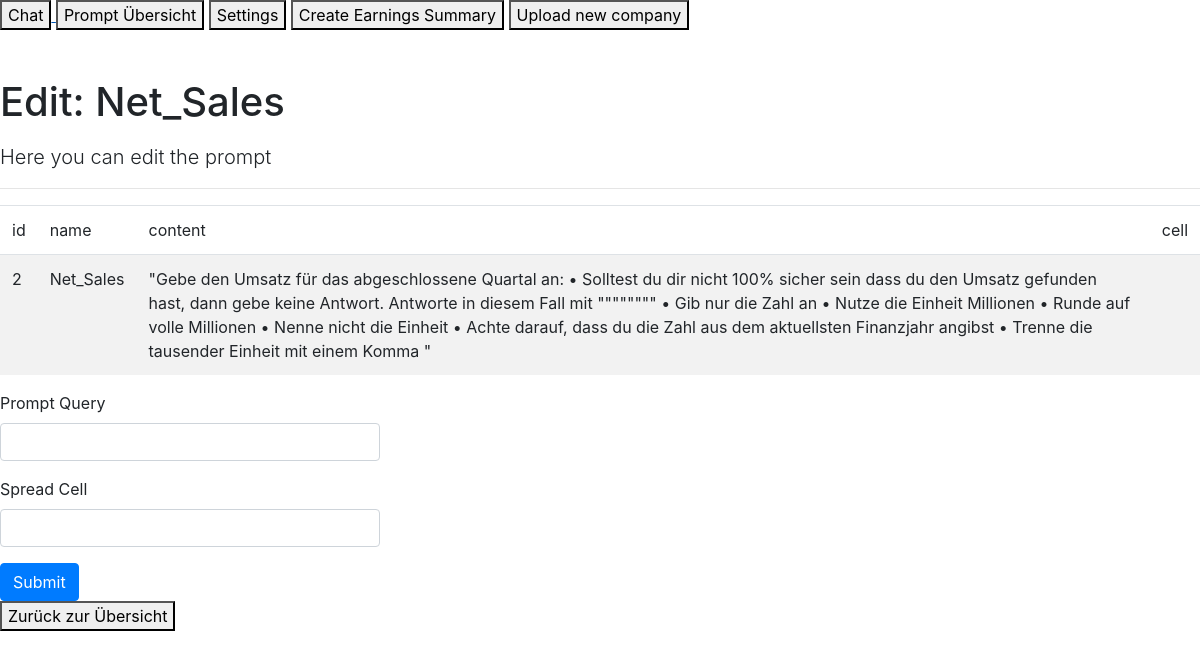
Before: /edit/2 with the older database file.
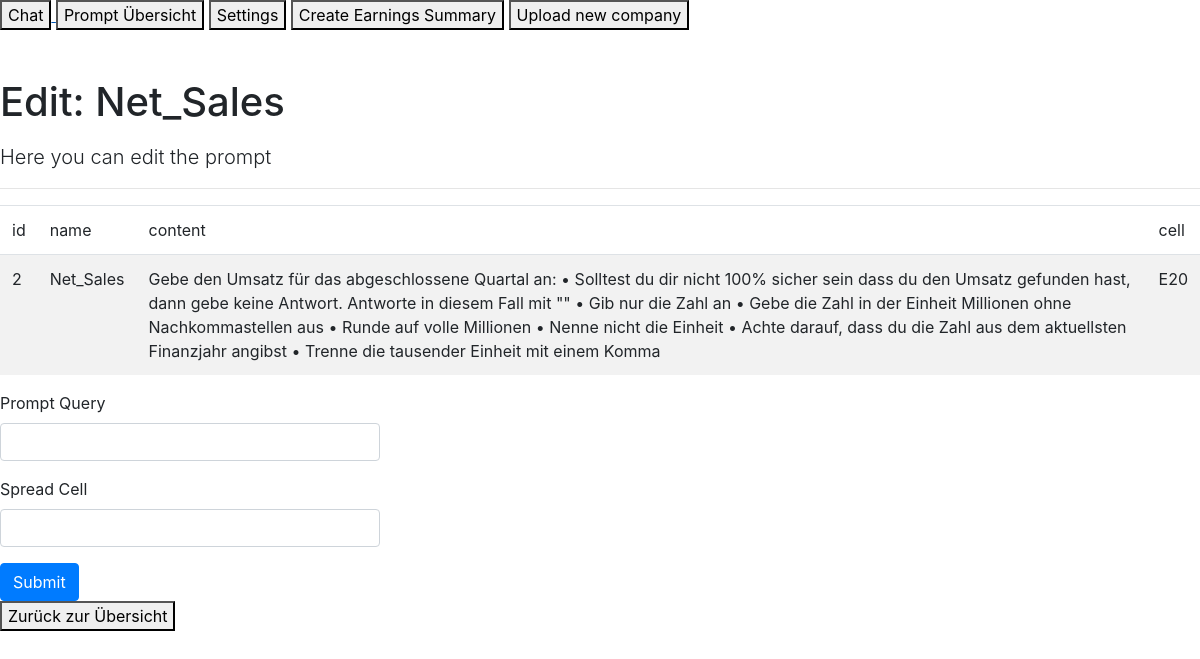
After: the same page with the newer database file.
### app/models.py (models this page shows)
class Prompts(db.Model):
    id = db.Column(db.Integer, primary_key=True)
    name = db.Column(db.String(80), nullable=False)
    content = db.Column(db.String(400), nullable=False)
    gsheetcell = db.Column(db.String(400), nullable=False)

### app/routes.py (the view)
@app.route('/edit/<id>', methods=['GET', 'POST'])
def editprompt(id):
    print("this is the ID"+ id)
    prompt = Prompts.query.filter_by(id=id).first_or_404()
    form = EditQueryForm()
    print(prompt)
    if form.validate_on_submit():
        prompt.content = form.querycontent.data
        prompt.gsheetcell = form.cell.data
        db.session.commit()
        flash('Your changes have been saved.')
    return render_template('editprompt.html', form=form, prompt=prompt)

### app/forms.py
class EditQueryForm(FlaskForm):
    querycontent = StringField('Prompt Query')
    cell = StringField('Spread Cell')
    submit = SubmitField('Submit')

### templates/editprompt.html
{% extends "base.html" %}
{% from 'bootstrap/form.html' import render_form, render_field %}
{% block content %}
      <h1 class="pt-5 pb-2">Edit: {{prompt.name}}</h1>
      <p class="lead">Here you can edit the prompt </p>
      <hr>
          <div>
            <table id="data" class="table table-striped">
                <thead>
                    <tr>
                        <td>id</td>
                        <td>name</td>
                        <td>content</td>
                        <td>cell</td>
                    </tr>
                </thead>
            <tbody>
                <tr>
                    <td>{{prompt.id}}</td>
                    <td>{{prompt.name}}</td>
                    <td>{{prompt.content}}</td>
                    <td>{{prompt.gsheetcell}}</td>
                </tr>
            </tbody>
        </table>
        <div class="row">
            <div class="col-md-4">
                {{ render_form(form)}}
            </div>
        </div>
        <a href= "/edit" >
            <button class="GFG">
               Zurück zur Übersicht
            </button>
        </a>
          </div>
      {% endblock %}

### templates/base.html (shortened to what this page needs)
<!doctype html>
<html lang="en">
    <head>
        {% block head %}
        {% block styles %}
            {{ bootstrap.load_css() }}
        {% endblock %}
        {% endblock %}
    </head>
    <body>
        <div>
            <a href='/chat' >
                <button class="GFG">
                Chat
                </button>
            </a>
            <a href='/edit' >
                <button class="GFG">
                Prompt Übersicht
                </button>
            </a>
            <a href='/editsettings' >
                <button class="GFG">
                Settings
                </button>
            </a>
            <a href='/' >
                <button class="GFG">
                Create Earnings Summary
                </button>
            </a>
            <a href='/upload' >
                <button class="GFG">
                Upload new company
                </button>
            </a>
        </div>
        {% block content %}
        {% endblock %}
    </body>
</html>

Changed rows visible on the page:
changed Prompts "Net_Sales": content "\"Gebe den Umsatz für das abgeschlossene Quartal an: • Solltest du dir nicht 100% sicher sein dass du den Umsatz gefunden hast, dann gebe keine Antwort. Antworte in diesem Fall mit \"\"\"\"\"\"\"\" • Gib nur die Zahl an • Nutze die Einheit Millionen • Runde auf volle Millionen • Nenne nicht die Einheit • Achte darauf, dass du die Zahl aus dem aktuellsten Finanzjahr angibst • Trenne die tausender Einheit mit einem Komma \"" → "Gebe den Umsatz für das abgeschlossene Quartal an: • Solltest du dir nicht 100% sicher sein dass du den Umsatz gefunden hast, dann gebe keine Antwort. Antworte in diesem Fall mit \"\" • Gib nur die Zahl an • Gebe die Zahl in der Einheit Millionen ohne Nachkommastellen aus • Runde auf volle Millionen • Nenne nicht die Einheit • Achte darauf, dass du die Zahl aus dem aktuellsten Finanzjahr angibst • Trenne die tausender Einheit mit einem Komma"; gsheetcell (not shown) → "E20"
